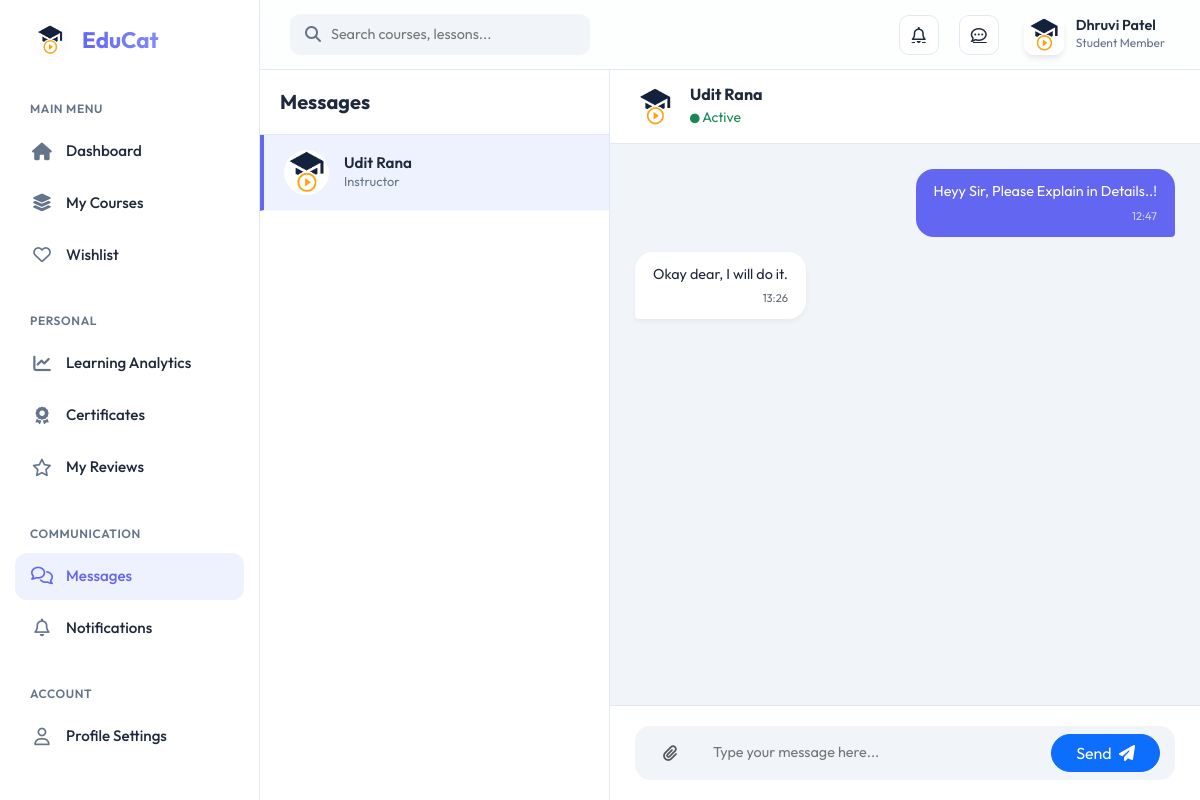
Screenshot of /student/messages.php?instructor_id=15 (signed in) with the database file from the repository.
### tables this page shows
CREATE TABLE `user_master` (
  `user_id` int(200) NOT NULL,
  `user_name` varchar(200) NOT NULL,
  `user_email` varchar(200) NOT NULL,
  `user_contact_number` bigint(200) NOT NULL,
  `user_password` varchar(200) NOT NULL,
  `user_profile_photo` varchar(200) NOT NULL DEFAULT 'assets/img/EduCat (4).png',
  `role` int(10) NOT NULL,
  `user_status` tinyint(1) DEFAULT 1,
  `isVerified` int(10) NOT NULL,
  `isActive` int(10) NOT NULL,
  `registration_date` varchar(200) NOT NULL
);

CREATE TABLE `student_messages` (
  `id` int(11) NOT NULL,
  `sender_id` int(11) NOT NULL,
  `receiver_id` int(11) NOT NULL,
  `message` text NOT NULL,
  `attachment` varchar(255) DEFAULT NULL,
  `created_at` timestamp NOT NULL DEFAULT current_timestamp(),
  `is_read` int(11) DEFAULT 0
);

### student/messages.php (the view, shortened to what this page needs)
<?php
include 'header.php';
include 'sidebar.php';
$instructors_query = "SELECT DISTINCT u.user_id, u.user_name, u.user_profile_photo
                      FROM purchased_course_master pc
                      JOIN course_master c ON pc.course_id = c.course_id
                      JOIN user_master u ON c.course_instructor = u.user_id
                      WHERE pc.user_id = $user_id";
$instructors_res = mysqli_query($conn, $instructors_query);
$active_instructor_id = isset($_GET['instructor_id']) ? $_GET['instructor_id'] : null;
$messages = [];
if ($active_instructor_id) {
    $msg_query = "SELECT * FROM student_messages
                  WHERE (sender_id = $user_id AND receiver_id = $active_instructor_id)
                  OR (sender_id = $active_instructor_id AND receiver_id = $user_id)
                  ORDER BY created_at ASC";
    $msg_res = mysqli_query($conn, $msg_query);
    while ($m = mysqli_fetch_assoc($msg_res)) {
        $messages[] = $m;
    }
    $active_ins_data = mysqli_fetch_assoc(mysqli_query($conn, "SELECT * FROM user_master WHERE user_id = $active_instructor_id"));
}
?>
<main class="main-content">
    <div class="chat-container">
        <div class="chat-sidebar">
            <div class="sidebar-header">
                <h5 class="fw-bold mb-0">Messages</h5>
            </div>
            <div class="instructor-list">
                <?php if (mysqli_num_rows($instructors_res) > 0): ?>
                    <?php while ($ins = mysqli_fetch_assoc($instructors_res)): ?>
                        <a href="?instructor_id=<?php echo $ins['user_id']; ?>" class="instructor-item <?php echo $active_instructor_id == $ins['user_id'] ? 'active' : ''; ?>">
                            <img src="../<?php echo $ins['user_profile_photo']; ?>" alt="Instructor">
                            <div class="instructor-info">
                                <h6><?php echo $ins['user_name']; ?></h6>
                                <p>Instructor</p>
                            </div>
                        </a>
                    <?php endwhile; ?>
                <?php else: ?>
                    <p class="text-muted text-center mt-5 p-3">You don't have any instructors yet.</p>
                <?php endif; ?>
            </div>
        </div>
        <div class="chat-main">
            <?php if ($active_instructor_id): ?>
                <div class="chat-header">
                    <img src="../<?php echo $active_ins_data['user_profile_photo']; ?>" alt="Ins" style="width:40px; height:40px; border-radius:50%;">
                    <div>
                        <h6 class="mb-0 fw-bold"><?php echo $active_ins_data['user_name']; ?></h6>
                        <small class="text-success"><i class="fa-solid fa-circle" style="font-size:0.6rem;"></i> Active</small>
                    </div>
                </div>
                <div class="messages-area" id="msgArea">
                    <?php if (!empty($messages)): ?>
                        <?php foreach ($messages as $m):
                            $is_sent = ($m['sender_id'] == $user_id);
                        ?>
                            <div class="message-bubble <?php echo $is_sent ? 'sent' : 'received'; ?>">
                                <?php echo $m['message']; ?>
                                <span class="message-time"><?php echo date('H:i', strtotime($m['created_at'])); ?></span>
                            </div>
                        <?php endforeach; ?>
                    <?php endif; ?>
                </div>
                <div class="chat-input-area">
                    <form action="" method="POST" class="chat-form">
                        <button type="button" class="btn text-muted"><i class="fa-solid fa-paperclip"></i></button>
                        <input type="text" name="message" placeholder="Type your message here..." required autocomplete="off">
                        <button type="submit" name="send_msg" class="btn btn-primary px-4 rounded-pill">Send <i class="fa-solid fa-paper-plane ms-1"></i></button>
                    </form>
                </div>
            <?php endif; ?>
        </div>
    </div>
</main>
<?php include 'footer.php'; ?>

### student/header.php (shortened to what this page needs)
<?php
require_once '../includes/scripts/connection.php';
$user_id = $_SESSION['educat_logedin_user_id'];
$query = "SELECT * FROM user_master WHERE user_id = $user_id";
$result = mysqli_query($conn, $query);
$userdata = mysqli_fetch_assoc($result);
?>
<!DOCTYPE html>
<html lang="en">
<head>
    <link rel="stylesheet" href="https://cdnjs.cloudflare.com/ajax/libs/font-awesome/6.4.0/css/all.min.css">
    <link href="https://cdn.jsdelivr.net/npm/bootstrap@5.3.0/dist/css/bootstrap.min.css" rel="stylesheet">
</head>
<body>
    <header class="student-header">
        <div class="header-left">
            <div class="search-bar">
                <i class="fa fa-search"></i>
                <input type="text" placeholder="Search courses, lessons...">
            </div>
        </div>
        <div class="header-right">
            <a href="notifications.php" class="icon-btn">
                <i class="fa-regular fa-bell"></i>
            </a>
            <a href="messages.php" class="icon-btn">
                <i class="fa-regular fa-comment-dots"></i>
            </a>
            <div class="dropdown">
                <div class="user-profile" data-bs-toggle="dropdown">
                    <img src="../<?php echo $userdata['user_profile_photo']; ?>" alt="Profile">
                    <div class="user-info d-none d-sm-block">
                        <h6><?php echo $userdata['user_name']; ?></h6>
                        <p>Student Member</p>
                    </div>
                </div>
            </div>
        </div>
    </header>

### student/header.php (style rules this page uses)
:root { --primary-color: #6366f1; --primary-hover: #4f46e5; --bg-color: #f8fafc; --sidebar-bg: #ffffff; --text-main: #1e293b; --text-muted: #64748b; --border-color: #e2e8f0; --glass-bg: rgba(255, 255, 255, 0.7); --glass-border: rgba(255, 255, 255, 0.3); }
body { font-family: 'Outfit', sans-serif; background-color: var(--bg-color); color: var(--text-main); overflow-x: hidden; }
.student-header { position: fixed; top: 0; right: 0; left: 260px; height: 70px; background: var(--glass-bg); backdrop-filter: blur(10px); border-bottom: 1px solid var(--border-color); z-index: 1000; transition: all 0.3s ease; display: flex; align-items: center; padding: 0 30px; justify-content: space-between; }
.header-left { display: flex; align-items: center; gap: 15px; }
.header-right { display: flex; align-items: center; gap: 20px; }
.search-bar { background: #f1f5f9; border-radius: 10px; padding: 5px 15px; display: flex; align-items: center; width: 300px; }
.search-bar i { color: var(--text-muted); }
.search-bar input { background: transparent; border: none; padding: 5px 10px; width: 100%; outline: none; font-size: 0.9rem; }
.icon-btn { position: relative; cursor: pointer; width: 40px; height: 40px; display: flex; align-items: center; justify-content: center; border-radius: 10px; background: #ffffff; border: 1px solid var(--border-color); transition: all 0.2s; color: var(--text-main); }
.user-profile { display: flex; align-items: center; gap: 12px; cursor: pointer; padding: 5px; border-radius: 12px; transition: all 0.2s; }
.user-profile img { width: 40px; height: 40px; border-radius: 10px; object-fit: cover; border: 2px solid white; box-shadow: 0 4px 6px -1px rgba(0, 0, 0, 0.1); }
.user-info h6 { margin: 0; font-weight: 600; font-size: 0.9rem; }
.user-info p { margin: 0; font-size: 0.75rem; color: var(--text-muted); }

### student/messages.php (style rules this page uses)
.main-content { margin-left: 260px; padding: 70px 0 0; height: 100vh; background: #f8fafc; }
.chat-container { display: flex; height: calc(100vh - 70px); }
.chat-sidebar { width: 350px; background: white; border-right: 1px solid var(--border-color); display: flex; flex-direction: column; }
.chat-main { flex: 1; display: flex; flex-direction: column; background: #f1f5f9; position: relative; }
.sidebar-header { padding: 20px; border-bottom: 1px solid var(--border-color); }
.instructor-list { flex: 1; overflow-y: auto; }
.instructor-item { display: flex; align-items: center; gap: 15px; padding: 15px 20px; cursor: pointer; transition: all 0.2s; text-decoration: none; color: var(--text-main); border-bottom: 1px solid #f8fafc; }
.instructor-item.active { background: #eef2ff; border-left: 4px solid var(--primary-color); }
.instructor-item img { width: 45px; height: 45px; border-radius: 50%; object-fit: cover; }
.instructor-info h6 { margin: 0; font-weight: 600; font-size: 0.95rem; }
.instructor-info p { margin: 0; font-size: 0.8rem; color: var(--text-muted); }
.chat-header { padding: 15px 25px; background: white; border-bottom: 1px solid var(--border-color); display: flex; align-items: center; gap: 15px; z-index: 10; }
.messages-area { flex: 1; padding: 25px; overflow-y: auto; display: flex; flex-direction: column; gap: 15px; }
.message-bubble { max-width: 70%; padding: 12px 18px; border-radius: 18px; font-size: 0.9rem; position: relative; }
.message-bubble.sent { align-self: flex-end; background: var(--primary-color); color: white; border-bottom-right-radius: 4px; }
.message-bubble.received { align-self: flex-start; background: white; color: var(--text-main); border-bottom-left-radius: 4px; box-shadow: 0 2px 5px rgba(0,0,0,0.05); }
.message-time { font-size: 0.7rem; opacity: 0.7; margin-top: 5px; display: block; text-align: right; }
.chat-input-area { padding: 20px 25px; background: white; border-top: 1px solid var(--border-color); }
.chat-form { display: flex; gap: 15px; background: #f1f5f9; padding: 8px 15px; border-radius: 15px; }
.chat-form input { flex: 1; background: transparent; border: none; outline: none; padding: 8px; font-size: 0.9rem; }

### rows the page displays
user_master: user_profile_photo (picture), user_name "Dhruvi Patel"
user_master: user_profile_photo (picture), user_name "Udit Rana"
student_messages: message "Heyy Sir, Please Explain in Details..!", created_at "12:47"
student_messages: message "Okay dear, I will do it.", created_at "13:26"
